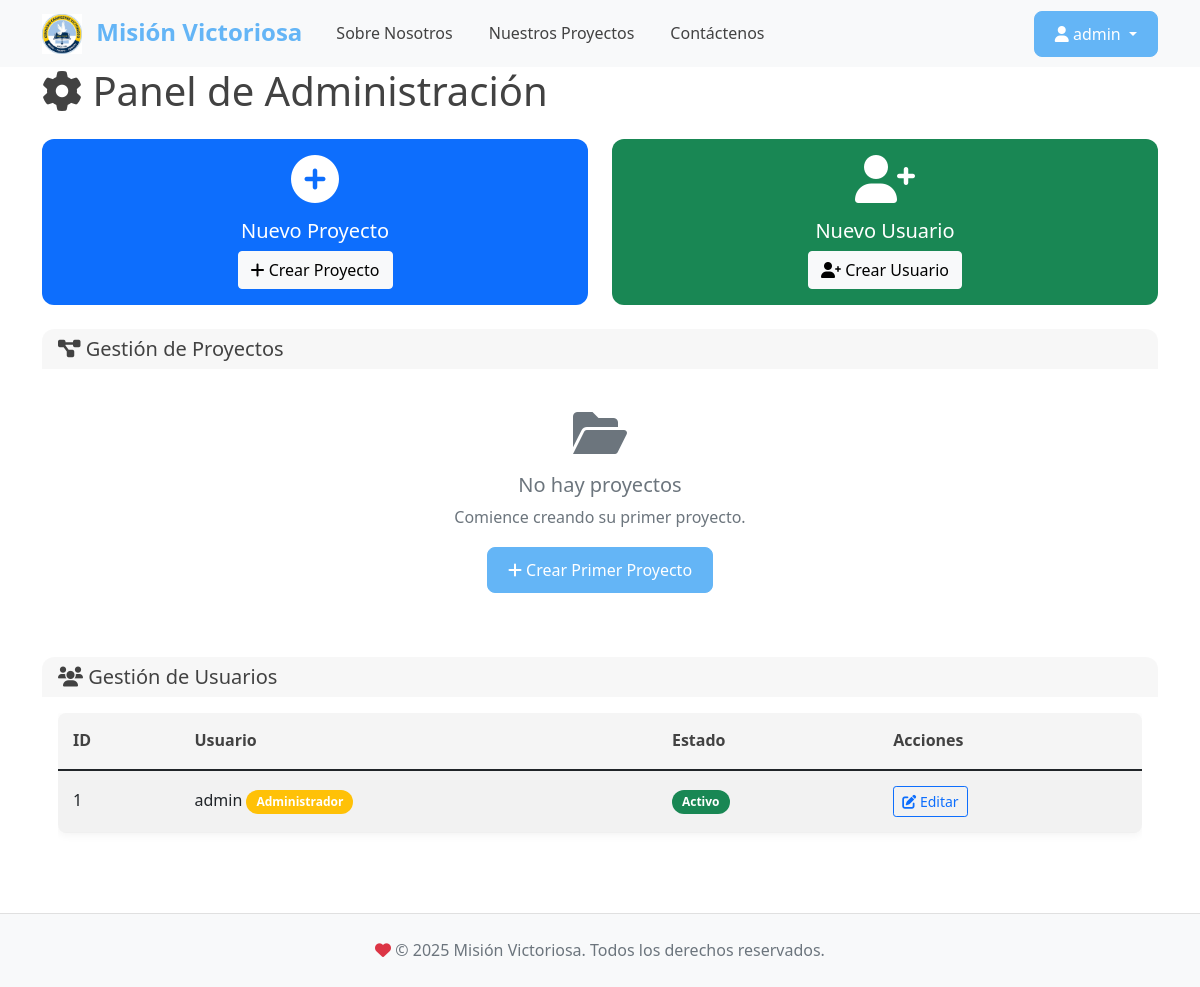
Page /admin (signed in) on the earlier database version.
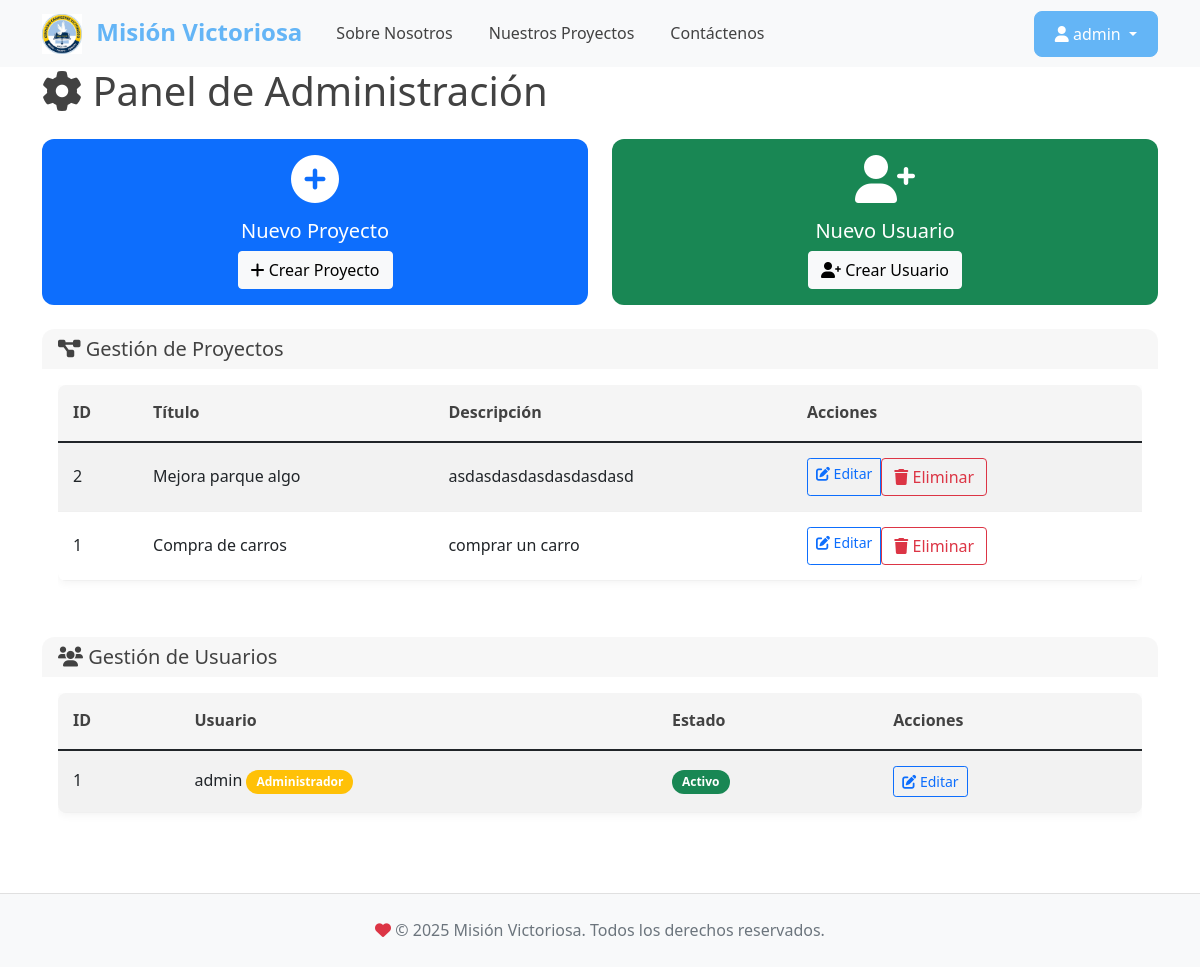
Same page on the later database version.
### tables this page shows
CREATE TABLE usuarios (
            id INTEGER PRIMARY KEY AUTOINCREMENT,
            username TEXT UNIQUE NOT NULL,
            password_hash TEXT NOT NULL
        );

CREATE TABLE proyectos (
            id INTEGER PRIMARY KEY AUTOINCREMENT,
            titulo TEXT NOT NULL,
            descripcion TEXT NOT NULL,
            imagen BLOB,
            fecha_creacion DATETIME DEFAULT CURRENT_TIMESTAMP
        );

### app.py (the view)
@app.route('/admin')
@login_required
def admin():
    conn = get_db()
    cursor = conn.cursor()
    cursor.execute('SELECT id, titulo, descripcion FROM proyectos ORDER BY id DESC')
    projects = cursor.fetchall()
    cursor.execute('SELECT id, username FROM usuarios ORDER BY id')
    users = cursor.fetchall()
    conn.close()
    return render_template('admin.html', projects=projects, users=users)

### app.py (called while the page is built)
def get_db():
    conn = sqlite3.connect(DATABASE)
    conn.row_factory = sqlite3.Row
    return conn

def login_required(f):
    @wraps(f)
    def decorated_function(*args, **kwargs):
        if 'user_id' not in session:
            flash('Debe iniciar sesión para acceder a esta página.', 'error')
            return redirect(url_for('login'))
        return f(*args, **kwargs)
    return decorated_function

### templates/admin.html (shortened to what this page needs)
{% extends "base.html" %}
{% block content %}
<div class="container">
    <div class="row">
        <div class="col-12">
            <h1 class="mb-4">
                <i class="fas fa-cog"></i> Panel de Administración
            </h1>
            <div class="row mb-4">
                <div class="col-md-6">
                    <div class="card bg-primary text-white">
                        <div class="card-body text-center">
                            <i class="fas fa-plus-circle fa-3x mb-3"></i>
                            <h5>Nuevo Proyecto</h5>
                            <a href="{{ url_for('new_project') }}" class="btn btn-light">
                                <i class="fas fa-plus"></i> Crear Proyecto
                            </a>
                        </div>
                    </div>
                </div>
                {% if session.username == 'admin' %}
                <div class="col-md-6">
                    <div class="card bg-success text-white">
                        <div class="card-body text-center">
                            <i class="fas fa-user-plus fa-3x mb-3"></i>
                            <h5>Nuevo Usuario</h5>
                            <a href="{{ url_for('new_user') }}" class="btn btn-light">
                                <i class="fas fa-user-plus"></i> Crear Usuario
                            </a>
                        </div>
                    </div>
                </div>
                {% endif %}
            </div>
            <div class="card mb-4">
                <div class="card-header">
                    <h5 class="mb-0">
                        <i class="fas fa-project-diagram"></i> Gestión de Proyectos
                    </h5>
                </div>
                <div class="card-body">
                    {% if projects %}
                        <div class="table-responsive">
                            <table class="table table-striped">
                                <thead>
                                    <tr>
                                        <th>ID</th>
                                        <th>Título</th>
                                        <th>Descripción</th>
                                        <th>Acciones</th>
                                    </tr>
                                </thead>
                                <tbody>
                                    {% for project in projects %}
                                        <tr>
                                            <td>{{ project.id }}</td>
                                            <td>{{ project.titulo }}</td>
                                            <td>{{ project.descripcion[:100] }}{% if project.descripcion|length > 100 %}...{% endif %}</td>
                                            <td>
                                                <div class="btn-group btn-group-sm">
                                                    <a href="{{ url_for('edit_project', project_id=project.id) }}"
                                                       class="btn btn-outline-primary">
                                                        <i class="fas fa-edit"></i> Editar
                                                    </a>
                                                    <form method="POST" action="{{ url_for('delete_project', project_id=project.id) }}"
                                                          style="display: inline;"
                                                          onsubmit="return confirm('¿Está seguro de eliminar este proyecto?')">
                                                        <button type="submit" class="btn btn-outline-danger">
                                                            <i class="fas fa-trash"></i> Eliminar
                                                        </button>
                                                    </form>
                                                </div>
                                            </td>
                                        </tr>
                                    {% endfor %}
                                </tbody>
                            </table>
                        </div>
                    {% else %}
                        <div class="text-center py-4">
                            <i class="fas fa-folder-open fa-3x text-muted mb-3"></i>
                            <h5 class="text-muted">No hay proyectos</h5>
                            <p class="text-muted">Comience creando su primer proyecto.</p>
                            <a href="{{ url_for('new_project') }}" class="btn btn-primary">
                                <i class="fas fa-plus"></i> Crear Primer Proyecto
                            </a>
                        </div>
                    {% endif %}
                </div>
            </div>
            {% if session.username == 'admin' %}
            <div class="card">
                <div class="card-header">
                    <h5 class="mb-0">
                        <i class="fas fa-users"></i> Gestión de Usuarios
                    </h5>
                </div>
                <div class="card-body">
                    {% if users %}
                        <div class="table-responsive">
                            <table class="table table-striped">
                                <thead>
                                    <tr>
                                        <th>ID</th>
                                        <th>Usuario</th>
                                        <th>Estado</th>
                                        <th>Acciones</th>
                                    </tr>
                                </thead>
                                <tbody>
                                    {% for user in users %}
                                        <tr>
                                            <td>{{ user.id }}</td>
                                            <td>
                                                {{ user.username }}
                                                {% if user.username == 'admin' %}
                                                    <span class="badge bg-warning">Administrador</span>
                                                {% endif %}
                                            </td>
                                            <td>
                                                <span class="badge bg-success">Activo</span>
                                            </td>
                                            <td>
                                                <div class="btn-group btn-group-sm">
                                                    <a href="{{ url_for('edit_user', user_id=user.id) }}"
                                                       class="btn btn-outline-primary">
                                                        <i class="fas fa-edit"></i> Editar
                                                    </a>
                                                </div>
                                            </td>
                                        </tr>
                                    {% endfor %}
                                </tbody>
                            </table>
                        </div>
                    {% else %}
                        <div class="text-center py-4">
                            <i class="fas fa-users fa-3x text-muted mb-3"></i>
                            <h5 class="text-muted">No hay usuarios adicionales</h5>
                            <p class="text-muted">Solo existe el usuario administrador inicial.</p>
                        </div>
                    {% endif %}
                </div>
            </div>
            {% endif %}
        </div>
    </div>
</div>
{% endblock %}

### templates/base.html (shortened to what this page needs)
<!DOCTYPE html>
<html lang="es">
<head>
    <link href="https://cdn.jsdelivr.net/npm/bootstrap@5.1.3/dist/css/bootstrap.min.css" rel="stylesheet">
    <link href="https://cdnjs.cloudflare.com/ajax/libs/font-awesome/6.0.0/css/all.min.css" rel="stylesheet">
    <link href="{{ url_for('static', filename='style.css') }}" rel="stylesheet">
</head>
<body>
    <nav class="navbar navbar-expand-lg navbar-light bg-light sticky-top">
        <div class="container">
            <a class="navbar-brand fw-bold" href="{{ url_for('index') }}">
                 <img src="{{ url_for('static', filename='img/logo.jpeg') }}" alt="Logo" height="40" class="me-2">
                 Misión Victoriosa
            </a>
            <div class="collapse navbar-collapse" id="navbarNav">
                <ul class="navbar-nav me-auto">
                    <li class="nav-item">
                        <a class="nav-link" href="#sobre-nosotros">Sobre Nosotros</a>
                    </li>
                    <li class="nav-item">
                        <a class="nav-link" href="#proyectos">Nuestros Proyectos</a>
                    </li>
                    <li class="nav-item">
                        <a class="nav-link" href="#contacto">Contáctenos</a>
                    </li>
                </ul>
                <div class="d-flex align-items-center">
                    {% if session.user_id %}
                        <div class="dropdown">
                            <button class="btn btn-primary dropdown-toggle" type="button" id="userMenu" data-bs-toggle="dropdown">
                                <i class="fas fa-user"></i> {{ session.username }}
                            </button>
                        </div>
                    {% else %}
                        <a href="{{ url_for('login') }}" class="btn btn-primary">
                            <i class="fas fa-sign-in-alt"></i> Iniciar Sesión
                        </a>
                    {% endif %}
                </div>
            </div>
        </div>
    </nav>
    <main>
        {% block content %}{% endblock %}
    </main>
    <footer class="bg-light text-center py-4 mt-5">
        <div class="container">
            <p class="mb-0 text-muted">
                <i class="fas fa-heart text-danger"></i>
                &copy; 2025 Misión Victoriosa. Todos los derechos reservados.
            </p>
        </div>
    </footer>
</body>
</html>

### static/style.css (style rules this page uses)
:root { --primary-yellow: #FFEB3B; --light-yellow: #FFF9C4; --primary-blue: #64B5F6; --light-blue: #BBDEFB; --white: #FFFFFF; --light-gray: #F5F5F5; --medium-gray: #9E9E9E; --dark-gray: #424242; }
body { font-family: 'Segoe UI', Tahoma, Geneva, Verdana, sans-serif; background-color: var(--white); color: var(--dark-gray); line-height: 1.6; }
.navbar-brand { color: var(--primary-blue) !important; font-size: 1.5rem; }
.navbar-nav .nav-link { color: var(--dark-gray) !important; font-weight: 500; margin: 0 10px; transition: color 0.3s ease; }
.card { border: none; border-radius: 12px; transition: transform 0.3s ease, box-shadow 0.3s ease; }
.card-header { border-radius: 12px 12px 0 0 !important; border: none; }
.btn-primary { background-color: var(--primary-blue); border-color: var(--primary-blue); border-radius: 8px; font-weight: 500; padding: 10px 20px; transition: all 0.3s ease; }
.table { background-color: var(--white); border-radius: 8px; overflow: hidden; box-shadow: 0 2px 10px rgba(0,0,0,0.05); }
.table thead th { background-color: var(--light-gray); border: none; color: var(--dark-gray); font-weight: 600; padding: 15px; }
.table tbody td { border: none; padding: 15px; vertical-align: middle; }
.table tbody tr { border-bottom: 1px solid #F0F0F0; }
.badge { font-size: 0.75em; padding: 6px 10px; border-radius: 20px; }
footer { background-color: var(--light-gray) !important; border-top: 1px solid #E0E0E0; margin-top: 50px; }
html { scroll-behavior: smooth; }
.card { animation: fadeInUp 0.6s ease-out; }

Differences in the rows shown:
added proyectos: id "2", titulo "Mejora parque algo", descripcion "asdasdasdasdasdasdasd"
added proyectos: id "1", titulo "Compra de carros", descripcion "comprar un carro"
Other differences:
text no longer shown: "No hay proyectos Comience creando su primer proyecto. Crear Primer Proyecto"
text now shown: "ID Título Descripción Acciones"
